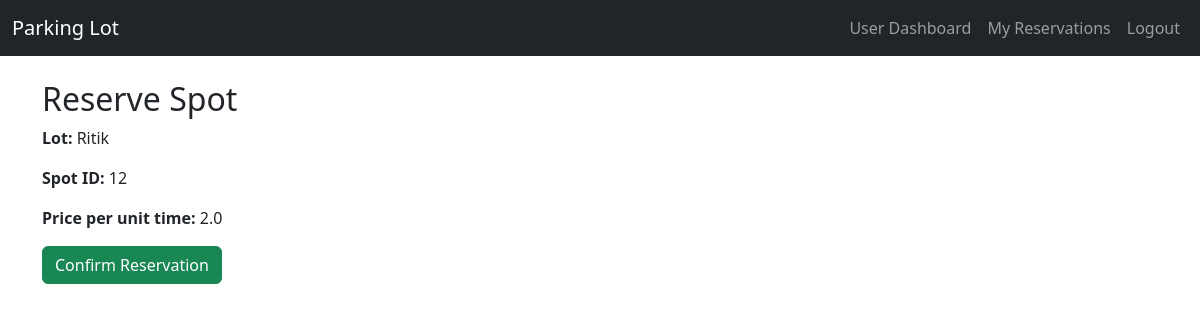
The page /reserve/3 (signed in) on the database its author committed.
### models.py (models this page shows)
class ParkingLot(db.Model):
    id = db.Column(db.Integer, primary_key=True)
    prime_location_name = db.Column(db.String(120), nullable=False)
    price = db.Column(db.Float, nullable=False)
    address = db.Column(db.String(200), nullable=False)
    pin_code = db.Column(db.Integer, nullable=False)
    maximum_number_of_spots = db.Column(db.Integer, nullable=False)
    spots = db.relationship('ParkingSpot', backref='lot', lazy=True)

class ParkingSpot(db.Model):
    id = db.Column(db.Integer, primary_key=True)
    lot_id = db.Column(db.Integer, db.ForeignKey('parking_lot.id'), nullable=False)
    status = db.Column(db.String(1), nullable=False, default='A')
    reservation = db.relationship('Reservation', backref='spot', uselist=False)

### app.py (the view, shortened to what this page needs)
@app.route('/reserve/<int:lot_id>', methods=['GET', 'POST'])
def reserve(lot_id):
    if session.get('role') != 'user':
        return redirect(url_for('login'))
    lot = ParkingLot.query.get_or_404(lot_id)
    available_spot = ParkingSpot.query.filter_by(lot_id=lot_id, status='A').first()
    if not available_spot:
        flash('No available spots in this lot.')
        return redirect(url_for('user_dashboard'))
    return render_template('reserve.html', lot=lot, spot=available_spot)

### templates/reserve.html
{% extends 'base.html' %}
{% block content %}
<h2>Reserve Spot</h2>
<p><strong>Lot:</strong> {{ lot.prime_location_name }}</p>
<p><strong>Spot ID:</strong> {{ spot.id }}</p>
<p><strong>Price per unit time:</strong> {{ lot.price }}</p>
<form method="post">
  <button type="submit" class="btn btn-success">Confirm Reservation</button>
</form>
{% endblock %}

### rows shown on the page
ParkingLot: prime_location_name "Ritik", price "2.0"
ParkingSpot: id "12"
